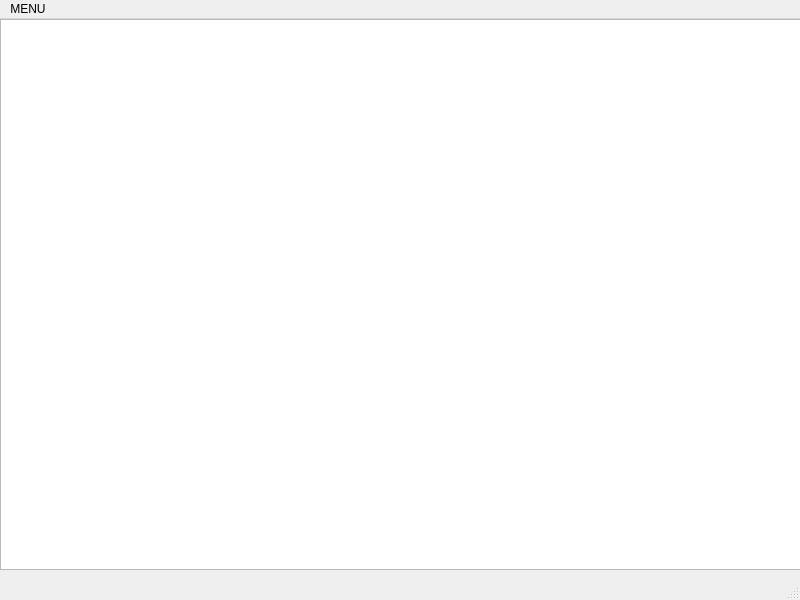
<?xml version="1.0" encoding="UTF-8"?>
<ui version="4.0">
 <class>SaaqGUIClass</class>
 <widget class="QMainWindow" name="SaaqGUIClass">
  <property name="geometry">
   <rect>
    <x>0</x>
    <y>0</y>
    <width>800</width>
    <height>600</height>
   </rect>
  </property>
  <property name="acceptDrops">
   <bool>false</bool>
  </property>
  <property name="windowTitle">
   <string>MainWindow</string>
  </property>
  <widget class="QWidget" name="centralwidget">
   <widget class="QTextBrowser" name="textBrowser">
    <property name="geometry">
     <rect>
      <x>0</x>
      <y>0</y>
      <width>801</width>
      <height>551</height>
     </rect>
    </property>
   </widget>
  </widget>
  <widget class="QMenuBar" name="menubar">
   <property name="geometry">
    <rect>
     <x>0</x>
     <y>0</y>
     <width>800</width>
     <height>25</height>
    </rect>
   </property>
   <widget class="QMenu" name="menuMENU">
    <property name="title">
     <string>MENU</string>
    </property>
    <widget class="QMenu" name="menuAjouter_V_hicule">
     <property name="title">
      <string>Ajouter Véhicule</string>
     </property>
     <addaction name="AjouterCamionAction"/>
     <addaction name="AjoutVehiculePromenadeAction"/>
    </widget>
    <addaction name="menuAjouter_V_hicule"/>
    <addaction name="actionSupprimer_V_hicule"/>
    <addaction name="actionQUITTER"/>
   </widget>
   <addaction name="menuMENU"/>
  </widget>
  <widget class="QStatusBar" name="statusbar"/>
  <action name="actionCamion">
   <property name="text">
    <string>Camion</string>
   </property>
  </action>
  <action name="actionV_hicule_de_Promenade">
   <property name="text">
    <string>Véhicule de Promenade</string>
   </property>
  </action>
  <action name="actionG">
   <property name="text">
    <string>g</string>
   </property>
  </action>
  <action name="actionQUITTER">
   <property name="text">
    <string>Quitter</string>
   </property>
  </action>
  <action name="actionSupprimer_V_hicule">
   <property name="text">
    <string>Supprimer Véhicule</string>
   </property>
  </action>
  <action name="AjouterCamionAction">
   <property name="text">
    <string>Camion</string>
   </property>
  </action>
  <action name="AjoutVehiculePromenadeAction">
   <property name="text">
    <string>Véhicule de Promenade</string>
   </property>
  </action>
 </widget>
 <resources/>
 <connections>
  <connection>
   <sender>actionSupprimer_V_hicule</sender>
   <signal>triggered()</signal>
   <receiver>SaaqGUIClass</receiver>
   <slot>dialogSupprimerVehicule()</slot>
   <hints>
    <hint type="sourcelabel">
     <x>-1</x>
     <y>-1</y>
    </hint>
    <hint type="destinationlabel">
     <x>399</x>
     <y>299</y>
    </hint>
   </hints>
  </connection>
 </connections>
 <slots>
  <slot>dialogSupprimerVehicule()</slot>
 </slots>
</ui>
